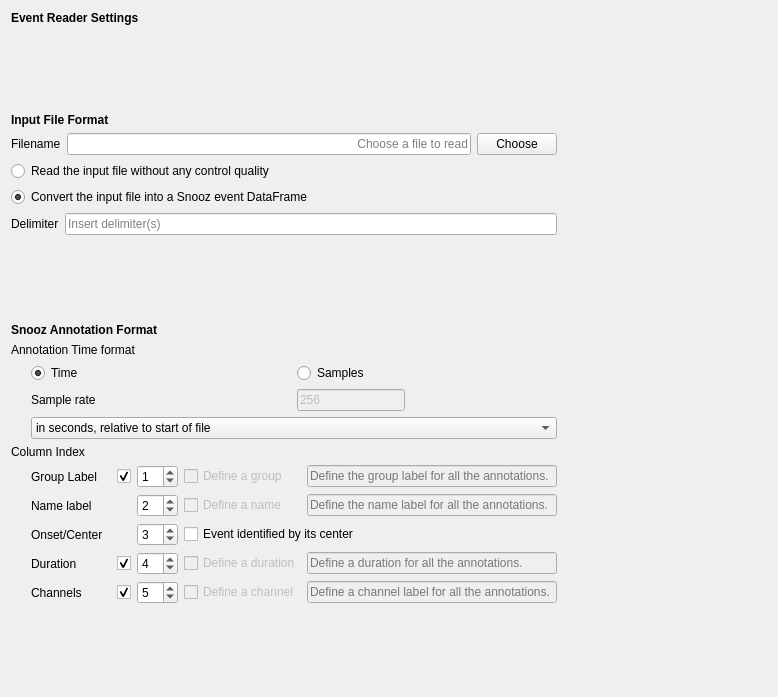
<?xml version="1.0" encoding="UTF-8"?>
<ui version="4.0">
 <class>EventReaderSettingsView</class>
 <widget class="QWidget" name="EventReaderSettingsView">
  <property name="geometry">
   <rect>
    <x>0</x>
    <y>0</y>
    <width>778</width>
    <height>697</height>
   </rect>
  </property>
  <property name="windowTitle">
   <string>Form</string>
  </property>
  <property name="inputMethodHints">
   <set>Qt::ImhNone</set>
  </property>
  <layout class="QHBoxLayout" name="horizontalLayout_3">
   <item>
    <layout class="QVBoxLayout" name="verticalLayout_3">
     <property name="sizeConstraint">
      <enum>QLayout::SetFixedSize</enum>
     </property>
     <item>
      <widget class="QLabel" name="label_10">
       <property name="font">
        <font>
         <weight>75</weight>
         <bold>true</bold>
        </font>
       </property>
       <property name="text">
        <string>Event Reader Settings</string>
       </property>
      </widget>
     </item>
     <item>
      <spacer name="verticalSpacer_2">
       <property name="orientation">
        <enum>Qt::Vertical</enum>
       </property>
       <property name="sizeType">
        <enum>QSizePolicy::MinimumExpanding</enum>
       </property>
       <property name="sizeHint" stdset="0">
        <size>
         <width>20</width>
         <height>13</height>
        </size>
       </property>
      </spacer>
     </item>
     <item>
      <layout class="QVBoxLayout" name="verticalLayout">
       <item>
        <layout class="QGridLayout" name="gridLayout">
         <item row="1" column="0">
          <widget class="QLabel" name="label">
           <property name="maximumSize">
            <size>
             <width>16777215</width>
             <height>16777215</height>
            </size>
           </property>
           <property name="layoutDirection">
            <enum>Qt::LeftToRight</enum>
           </property>
           <property name="text">
            <string>Filename</string>
           </property>
           <property name="alignment">
            <set>Qt::AlignLeading|Qt::AlignLeft|Qt::AlignVCenter</set>
           </property>
          </widget>
         </item>
         <item row="1" column="1">
          <widget class="QLineEdit" name="filename_lineedit">
           <property name="maximumSize">
            <size>
             <width>16777215</width>
             <height>16777215</height>
            </size>
           </property>
           <property name="text">
            <string/>
           </property>
           <property name="alignment">
            <set>Qt::AlignRight|Qt::AlignTrailing|Qt::AlignVCenter</set>
           </property>
           <property name="placeholderText">
            <string>Choose a file to read</string>
           </property>
          </widget>
         </item>
         <item row="1" column="2">
          <widget class="QPushButton" name="choose_pushbutton">
           <property name="maximumSize">
            <size>
             <width>80</width>
             <height>16777215</height>
            </size>
           </property>
           <property name="text">
            <string>Choose</string>
           </property>
          </widget>
         </item>
         <item row="0" column="0" colspan="2">
          <widget class="QLabel" name="label_12">
           <property name="font">
            <font>
             <weight>75</weight>
             <bold>true</bold>
            </font>
           </property>
           <property name="text">
            <string>Input File Format</string>
           </property>
          </widget>
         </item>
        </layout>
       </item>
       <item>
        <layout class="QGridLayout" name="gridLayout_3">
         <item row="0" column="0" colspan="2">
          <widget class="QRadioButton" name="radioButton_personalized">
           <property name="text">
            <string>Read the input file without any control quality</string>
           </property>
           <attribute name="buttonGroup">
            <string notr="true">buttonGroup</string>
           </attribute>
          </widget>
         </item>
         <item row="1" column="0" colspan="2">
          <widget class="QRadioButton" name="radioButton_snooz">
           <property name="text">
            <string>Convert the input file into a Snooz event DataFrame</string>
           </property>
           <property name="checked">
            <bool>true</bool>
           </property>
           <attribute name="buttonGroup">
            <string notr="true">buttonGroup</string>
           </attribute>
          </widget>
         </item>
         <item row="2" column="0">
          <widget class="QLabel" name="label_11">
           <property name="text">
            <string>Delimiter</string>
           </property>
          </widget>
         </item>
         <item row="2" column="1">
          <widget class="QLineEdit" name="delimiter_lineedit">
           <property name="toolTip">
            <string>&lt;html&gt;&lt;head/&gt;&lt;body&gt;&lt;p&gt;For tabulation write \t.&lt;/p&gt;&lt;/body&gt;&lt;/html&gt;</string>
           </property>
           <property name="inputMethodHints">
            <set>Qt::ImhDialableCharactersOnly</set>
           </property>
           <property name="alignment">
            <set>Qt::AlignLeading|Qt::AlignLeft|Qt::AlignVCenter</set>
           </property>
           <property name="placeholderText">
            <string>Insert delimiter(s)</string>
           </property>
          </widget>
         </item>
        </layout>
       </item>
      </layout>
     </item>
     <item>
      <spacer name="verticalSpacer_3">
       <property name="orientation">
        <enum>Qt::Vertical</enum>
       </property>
       <property name="sizeHint" stdset="0">
        <size>
         <width>20</width>
         <height>40</height>
        </size>
       </property>
      </spacer>
     </item>
     <item>
      <layout class="QVBoxLayout" name="verticalLayout_2">
       <item>
        <widget class="QLabel" name="label_13">
         <property name="font">
          <font>
           <weight>75</weight>
           <bold>true</bold>
          </font>
         </property>
         <property name="text">
          <string>Snooz Annotation Format</string>
         </property>
        </widget>
       </item>
       <item>
        <widget class="QLabel" name="label_5">
         <property name="text">
          <string>Annotation Time format</string>
         </property>
         <property name="alignment">
          <set>Qt::AlignLeading|Qt::AlignLeft|Qt::AlignVCenter</set>
         </property>
        </widget>
       </item>
       <item>
        <layout class="QHBoxLayout" name="horizontalLayout">
         <item>
          <spacer name="horizontalSpacer">
           <property name="orientation">
            <enum>Qt::Horizontal</enum>
           </property>
           <property name="sizeType">
            <enum>QSizePolicy::Fixed</enum>
           </property>
           <property name="sizeHint" stdset="0">
            <size>
             <width>20</width>
             <height>10</height>
            </size>
           </property>
          </spacer>
         </item>
         <item>
          <layout class="QGridLayout" name="gridLayout_2">
           <item row="0" column="0">
            <widget class="QRadioButton" name="time_radiobutton">
             <property name="sizePolicy">
              <sizepolicy hsizetype="Expanding" vsizetype="Fixed">
               <horstretch>0</horstretch>
               <verstretch>0</verstretch>
              </sizepolicy>
             </property>
             <property name="text">
              <string>Time</string>
             </property>
             <property name="checked">
              <bool>true</bool>
             </property>
             <attribute name="buttonGroup">
              <string notr="true">buttonGroup_2</string>
             </attribute>
            </widget>
           </item>
           <item row="0" column="1">
            <widget class="QRadioButton" name="sample_radiobutton">
             <property name="sizePolicy">
              <sizepolicy hsizetype="Expanding" vsizetype="Fixed">
               <horstretch>0</horstretch>
               <verstretch>0</verstretch>
              </sizepolicy>
             </property>
             <property name="text">
              <string>Samples</string>
             </property>
             <attribute name="buttonGroup">
              <string notr="true">buttonGroup_2</string>
             </attribute>
            </widget>
           </item>
           <item row="1" column="0">
            <widget class="QLabel" name="label_6">
             <property name="layoutDirection">
              <enum>Qt::LeftToRight</enum>
             </property>
             <property name="text">
              <string>Sample rate</string>
             </property>
             <property name="alignment">
              <set>Qt::AlignLeading|Qt::AlignLeft|Qt::AlignVCenter</set>
             </property>
            </widget>
           </item>
           <item row="1" column="1">
            <widget class="QLineEdit" name="sample_rate_lineedit">
             <property name="enabled">
              <bool>false</bool>
             </property>
             <property name="sizePolicy">
              <sizepolicy hsizetype="Fixed" vsizetype="Fixed">
               <horstretch>0</horstretch>
               <verstretch>0</verstretch>
              </sizepolicy>
             </property>
             <property name="text">
              <string>256</string>
             </property>
            </widget>
           </item>
           <item row="2" column="0" colspan="2">
            <widget class="QComboBox" name="comboBox_time_format">
             <item>
              <property name="text">
               <string>in seconds, relative to start of file</string>
              </property>
             </item>
             <item>
              <property name="text">
               <string>hh:mm:ss</string>
              </property>
             </item>
             <item>
              <property name="text">
               <string>hh:mm:ss.xx</string>
              </property>
             </item>
            </widget>
           </item>
          </layout>
         </item>
        </layout>
       </item>
       <item>
        <widget class="QLabel" name="label_7">
         <property name="text">
          <string>Column Index</string>
         </property>
        </widget>
       </item>
       <item>
        <layout class="QHBoxLayout" name="horizontalLayout_2">
         <item>
          <spacer name="horizontalSpacer_2">
           <property name="orientation">
            <enum>Qt::Horizontal</enum>
           </property>
           <property name="sizeType">
            <enum>QSizePolicy::Fixed</enum>
           </property>
           <property name="sizeHint" stdset="0">
            <size>
             <width>20</width>
             <height>20</height>
            </size>
           </property>
          </spacer>
         </item>
         <item>
          <layout class="QGridLayout" name="gridLayout_4">
           <property name="sizeConstraint">
            <enum>QLayout::SetMaximumSize</enum>
           </property>
           <item row="0" column="0">
            <widget class="QLabel" name="label_9">
             <property name="minimumSize">
              <size>
               <width>80</width>
               <height>0</height>
              </size>
             </property>
             <property name="text">
              <string>Group Label</string>
             </property>
             <property name="alignment">
              <set>Qt::AlignLeading|Qt::AlignLeft|Qt::AlignVCenter</set>
             </property>
            </widget>
           </item>
           <item row="0" column="1">
            <widget class="QCheckBox" name="checkBox_group_enabled">
             <property name="text">
              <string/>
             </property>
             <property name="checked">
              <bool>true</bool>
             </property>
            </widget>
           </item>
           <item row="0" column="2">
            <widget class="QSpinBox" name="group_spinbox">
             <property name="sizePolicy">
              <sizepolicy hsizetype="Fixed" vsizetype="Fixed">
               <horstretch>0</horstretch>
               <verstretch>0</verstretch>
              </sizepolicy>
             </property>
             <property name="value">
              <number>1</number>
             </property>
            </widget>
           </item>
           <item row="0" column="3">
            <widget class="QCheckBox" name="checkBox_define_group">
             <property name="enabled">
              <bool>false</bool>
             </property>
             <property name="text">
              <string>Define a group</string>
             </property>
            </widget>
           </item>
           <item row="0" column="4">
            <widget class="QLineEdit" name="group_lineEdit">
             <property name="enabled">
              <bool>false</bool>
             </property>
             <property name="toolTip">
              <string>To define a default event group (when group index column is 0).</string>
             </property>
             <property name="placeholderText">
              <string>Define the group label for all the annotations.</string>
             </property>
            </widget>
           </item>
           <item row="1" column="0">
            <widget class="QLabel" name="label_2">
             <property name="layoutDirection">
              <enum>Qt::LeftToRight</enum>
             </property>
             <property name="text">
              <string>Name label</string>
             </property>
             <property name="alignment">
              <set>Qt::AlignLeading|Qt::AlignLeft|Qt::AlignVCenter</set>
             </property>
            </widget>
           </item>
           <item row="1" column="2">
            <widget class="QSpinBox" name="event_name_spinbox">
             <property name="sizePolicy">
              <sizepolicy hsizetype="Fixed" vsizetype="Fixed">
               <horstretch>0</horstretch>
               <verstretch>0</verstretch>
              </sizepolicy>
             </property>
             <property name="minimum">
              <number>0</number>
             </property>
             <property name="value">
              <number>2</number>
             </property>
            </widget>
           </item>
           <item row="1" column="3">
            <widget class="QCheckBox" name="checkBox_define_name">
             <property name="enabled">
              <bool>false</bool>
             </property>
             <property name="text">
              <string>Define a name</string>
             </property>
            </widget>
           </item>
           <item row="1" column="4">
            <widget class="QLineEdit" name="name_lineEdit">
             <property name="enabled">
              <bool>false</bool>
             </property>
             <property name="minimumSize">
              <size>
               <width>250</width>
               <height>0</height>
              </size>
             </property>
             <property name="toolTip">
              <string>To define a default event name (when name index column is 0).</string>
             </property>
             <property name="placeholderText">
              <string>Define the name label for all the annotations.</string>
             </property>
            </widget>
           </item>
           <item row="2" column="0">
            <widget class="QLabel" name="label_3">
             <property name="layoutDirection">
              <enum>Qt::LeftToRight</enum>
             </property>
             <property name="text">
              <string>Onset/Center</string>
             </property>
             <property name="alignment">
              <set>Qt::AlignLeading|Qt::AlignLeft|Qt::AlignVCenter</set>
             </property>
            </widget>
           </item>
           <item row="2" column="2">
            <widget class="QSpinBox" name="onset_spinbox">
             <property name="sizePolicy">
              <sizepolicy hsizetype="Fixed" vsizetype="Fixed">
               <horstretch>0</horstretch>
               <verstretch>0</verstretch>
              </sizepolicy>
             </property>
             <property name="minimum">
              <number>0</number>
             </property>
             <property name="value">
              <number>3</number>
             </property>
            </widget>
           </item>
           <item row="2" column="3" colspan="2">
            <widget class="QCheckBox" name="center_checkBox">
             <property name="toolTip">
              <string>Check if the event is identified by its center instead of its onset.</string>
             </property>
             <property name="text">
              <string>Event identified by its center</string>
             </property>
            </widget>
           </item>
           <item row="3" column="0">
            <widget class="QLabel" name="label_4">
             <property name="layoutDirection">
              <enum>Qt::LeftToRight</enum>
             </property>
             <property name="text">
              <string>Duration</string>
             </property>
             <property name="alignment">
              <set>Qt::AlignLeading|Qt::AlignLeft|Qt::AlignVCenter</set>
             </property>
            </widget>
           </item>
           <item row="3" column="1">
            <widget class="QCheckBox" name="checkBox_dur_enabled">
             <property name="text">
              <string/>
             </property>
             <property name="checked">
              <bool>true</bool>
             </property>
            </widget>
           </item>
           <item row="3" column="2">
            <widget class="QSpinBox" name="duration_spinbox">
             <property name="sizePolicy">
              <sizepolicy hsizetype="Fixed" vsizetype="Fixed">
               <horstretch>0</horstretch>
               <verstretch>0</verstretch>
              </sizepolicy>
             </property>
             <property name="minimum">
              <number>0</number>
             </property>
             <property name="value">
              <number>4</number>
             </property>
            </widget>
           </item>
           <item row="3" column="3">
            <widget class="QCheckBox" name="checkBox_define_dur">
             <property name="enabled">
              <bool>false</bool>
             </property>
             <property name="text">
              <string>Define a duration</string>
             </property>
            </widget>
           </item>
           <item row="3" column="4">
            <widget class="QLineEdit" name="fixed_dur_lineEdit">
             <property name="enabled">
              <bool>false</bool>
             </property>
             <property name="toolTip">
              <string>Enter a fixed duration for all events. Use the &quot;Annotation Time Format&quot; defined above.</string>
             </property>
             <property name="placeholderText">
              <string>Define a duration for all the annotations.</string>
             </property>
            </widget>
           </item>
           <item row="4" column="0">
            <widget class="QLabel" name="label_8">
             <property name="text">
              <string>Channels</string>
             </property>
             <property name="alignment">
              <set>Qt::AlignLeading|Qt::AlignLeft|Qt::AlignVCenter</set>
             </property>
            </widget>
           </item>
           <item row="4" column="1">
            <widget class="QCheckBox" name="checkBox_chan_enabled">
             <property name="text">
              <string/>
             </property>
             <property name="checked">
              <bool>true</bool>
             </property>
            </widget>
           </item>
           <item row="4" column="2">
            <widget class="QSpinBox" name="channel_spinBox">
             <property name="sizePolicy">
              <sizepolicy hsizetype="Fixed" vsizetype="Fixed">
               <horstretch>0</horstretch>
               <verstretch>0</verstretch>
              </sizepolicy>
             </property>
             <property name="toolTip">
              <string>Mark 0 if events are not channel specific (as sleep stage).</string>
             </property>
             <property name="value">
              <number>5</number>
             </property>
            </widget>
           </item>
           <item row="4" column="3">
            <widget class="QCheckBox" name="checkBox_define_chan">
             <property name="enabled">
              <bool>false</bool>
             </property>
             <property name="text">
              <string>Define a channel</string>
             </property>
            </widget>
           </item>
           <item row="4" column="4">
            <widget class="QLineEdit" name="fixed_chan_lineEdit">
             <property name="enabled">
              <bool>false</bool>
             </property>
             <property name="placeholderText">
              <string>Define a channel label for all the annotations.</string>
             </property>
            </widget>
           </item>
          </layout>
         </item>
        </layout>
       </item>
      </layout>
     </item>
     <item>
      <spacer name="verticalSpacer">
       <property name="orientation">
        <enum>Qt::Vertical</enum>
       </property>
       <property name="sizeHint" stdset="0">
        <size>
         <width>20</width>
         <height>40</height>
        </size>
       </property>
      </spacer>
     </item>
    </layout>
   </item>
   <item>
    <spacer name="horizontalSpacer_3">
     <property name="orientation">
      <enum>Qt::Horizontal</enum>
     </property>
     <property name="sizeType">
      <enum>QSizePolicy::Expanding</enum>
     </property>
     <property name="sizeHint" stdset="0">
      <size>
       <width>210</width>
       <height>20</height>
      </size>
     </property>
    </spacer>
   </item>
  </layout>
 </widget>
 <resources/>
 <connections>
  <connection>
   <sender>choose_pushbutton</sender>
   <signal>clicked()</signal>
   <receiver>EventReaderSettingsView</receiver>
   <slot>on_choose()</slot>
   <hints>
    <hint type="sourcelabel">
     <x>700</x>
     <y>50</y>
    </hint>
    <hint type="destinationlabel">
     <x>207</x>
     <y>111</y>
    </hint>
   </hints>
  </connection>
  <connection>
   <sender>time_radiobutton</sender>
   <signal>clicked()</signal>
   <receiver>EventReaderSettingsView</receiver>
   <slot>on_input_format_changed()</slot>
   <hints>
    <hint type="sourcelabel">
     <x>327</x>
     <y>77</y>
    </hint>
    <hint type="destinationlabel">
     <x>207</x>
     <y>111</y>
    </hint>
   </hints>
  </connection>
  <connection>
   <sender>sample_radiobutton</sender>
   <signal>clicked()</signal>
   <receiver>EventReaderSettingsView</receiver>
   <slot>on_input_format_changed()</slot>
   <hints>
    <hint type="sourcelabel">
     <x>513</x>
     <y>77</y>
    </hint>
    <hint type="destinationlabel">
     <x>207</x>
     <y>111</y>
    </hint>
   </hints>
  </connection>
  <connection>
   <sender>checkBox_define_dur</sender>
   <signal>clicked()</signal>
   <receiver>EventReaderSettingsView</receiver>
   <slot>on_event_pos_changed()</slot>
   <hints>
    <hint type="sourcelabel">
     <x>388</x>
     <y>248</y>
    </hint>
    <hint type="destinationlabel">
     <x>702</x>
     <y>304</y>
    </hint>
   </hints>
  </connection>
  <connection>
   <sender>group_spinbox</sender>
   <signal>valueChanged(int)</signal>
   <receiver>EventReaderSettingsView</receiver>
   <slot>on_group_index_changed()</slot>
   <hints>
    <hint type="sourcelabel">
     <x>168</x>
     <y>174</y>
    </hint>
    <hint type="destinationlabel">
     <x>355</x>
     <y>164</y>
    </hint>
   </hints>
  </connection>
  <connection>
   <sender>event_name_spinbox</sender>
   <signal>valueChanged(int)</signal>
   <receiver>EventReaderSettingsView</receiver>
   <slot>on_name_index_changed()</slot>
   <hints>
    <hint type="sourcelabel">
     <x>168</x>
     <y>200</y>
    </hint>
    <hint type="destinationlabel">
     <x>355</x>
     <y>164</y>
    </hint>
   </hints>
  </connection>
  <connection>
   <sender>radioButton_personalized</sender>
   <signal>clicked()</signal>
   <receiver>EventReaderSettingsView</receiver>
   <slot>snooz_event_update_slot()</slot>
   <hints>
    <hint type="sourcelabel">
     <x>273</x>
     <y>177</y>
    </hint>
    <hint type="destinationlabel">
     <x>388</x>
     <y>348</y>
    </hint>
   </hints>
  </connection>
  <connection>
   <sender>radioButton_snooz</sender>
   <signal>clicked()</signal>
   <receiver>EventReaderSettingsView</receiver>
   <slot>snooz_event_update_slot()</slot>
   <hints>
    <hint type="sourcelabel">
     <x>273</x>
     <y>201</y>
    </hint>
    <hint type="destinationlabel">
     <x>388</x>
     <y>348</y>
    </hint>
   </hints>
  </connection>
  <connection>
   <sender>checkBox_group_enabled</sender>
   <signal>clicked()</signal>
   <receiver>EventReaderSettingsView</receiver>
   <slot>group_enabled_slot()</slot>
   <hints>
    <hint type="sourcelabel">
     <x>128</x>
     <y>484</y>
    </hint>
    <hint type="destinationlabel">
     <x>388</x>
     <y>348</y>
    </hint>
   </hints>
  </connection>
  <connection>
   <sender>checkBox_dur_enabled</sender>
   <signal>clicked()</signal>
   <receiver>EventReaderSettingsView</receiver>
   <slot>dur_enabled_slot()</slot>
   <hints>
    <hint type="sourcelabel">
     <x>128</x>
     <y>561</y>
    </hint>
    <hint type="destinationlabel">
     <x>388</x>
     <y>348</y>
    </hint>
   </hints>
  </connection>
  <connection>
   <sender>checkBox_chan_enabled</sender>
   <signal>clicked()</signal>
   <receiver>EventReaderSettingsView</receiver>
   <slot>chan_enabled_slot()</slot>
   <hints>
    <hint type="sourcelabel">
     <x>128</x>
     <y>587</y>
    </hint>
    <hint type="destinationlabel">
     <x>388</x>
     <y>348</y>
    </hint>
   </hints>
  </connection>
  <connection>
   <sender>checkBox_define_group</sender>
   <signal>clicked()</signal>
   <receiver>EventReaderSettingsView</receiver>
   <slot>on_event_pos_changed()</slot>
   <hints>
    <hint type="sourcelabel">
     <x>227</x>
     <y>484</y>
    </hint>
    <hint type="destinationlabel">
     <x>388</x>
     <y>348</y>
    </hint>
   </hints>
  </connection>
  <connection>
   <sender>checkBox_define_name</sender>
   <signal>clicked()</signal>
   <receiver>EventReaderSettingsView</receiver>
   <slot>on_event_pos_changed()</slot>
   <hints>
    <hint type="sourcelabel">
     <x>227</x>
     <y>510</y>
    </hint>
    <hint type="destinationlabel">
     <x>388</x>
     <y>348</y>
    </hint>
   </hints>
  </connection>
  <connection>
   <sender>checkBox_define_chan</sender>
   <signal>clicked()</signal>
   <receiver>EventReaderSettingsView</receiver>
   <slot>on_event_pos_changed()</slot>
   <hints>
    <hint type="sourcelabel">
     <x>227</x>
     <y>587</y>
    </hint>
    <hint type="destinationlabel">
     <x>388</x>
     <y>348</y>
    </hint>
   </hints>
  </connection>
  <connection>
   <sender>duration_spinbox</sender>
   <signal>valueChanged(int)</signal>
   <receiver>EventReaderSettingsView</receiver>
   <slot>on_duration_index_changed()</slot>
   <hints>
    <hint type="sourcelabel">
     <x>154</x>
     <y>561</y>
    </hint>
    <hint type="destinationlabel">
     <x>388</x>
     <y>348</y>
    </hint>
   </hints>
  </connection>
  <connection>
   <sender>channel_spinBox</sender>
   <signal>valueChanged(int)</signal>
   <receiver>EventReaderSettingsView</receiver>
   <slot>on_chan_index_changed()</slot>
   <hints>
    <hint type="sourcelabel">
     <x>154</x>
     <y>587</y>
    </hint>
    <hint type="destinationlabel">
     <x>388</x>
     <y>348</y>
    </hint>
   </hints>
  </connection>
 </connections>
 <slots>
  <slot>on_choose()</slot>
  <slot>on_input_format_changed()</slot>
  <slot>on_event_pos_changed()</slot>
  <slot>on_group_index_changed()</slot>
  <slot>on_name_index_changed()</slot>
  <slot>snooz_event_update_slot()</slot>
  <slot>group_enabled_slot()</slot>
  <slot>dur_enabled_slot()</slot>
  <slot>chan_enabled_slot()</slot>
  <slot>on_duration_index_changed()</slot>
  <slot>on_chan_index_changed()</slot>
 </slots>
 <buttongroups>
  <buttongroup name="buttonGroup_2"/>
  <buttongroup name="buttonGroup"/>
 </buttongroups>
</ui>
